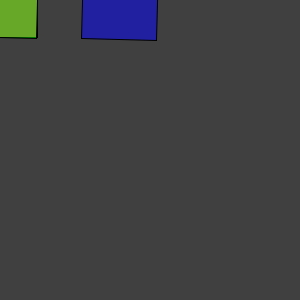
Frame 1 (no input)
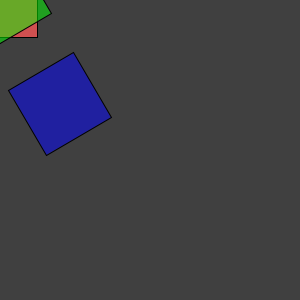
Frame 60 (the mouse pressed at the canvas centre just before this capture)
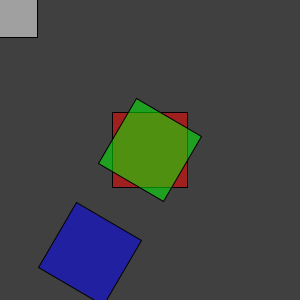
Frame 120 (the mouse held since frame 60 and released just before this capture)

The Processing sketch that drew these frames (run headless with seeded random() and noise(); from frame 60 on, the mouse is pressed at the canvas centre):

// Processing sketch: processing_23891
// ── processing_23891.pde

// transformations move the origin (0, 0) as well as rotate/scale the canvas

void setup() {
  size(300, 300);  
  smooth();
  rectMode(CENTER);
}

void draw() {
  background(64);
  
  // no transformations applied
  fill(255, 128);       // white
  rect(0, 0, 75, 75);
  
  // move the origin by a certain amount 
  translate(mouseX, mouseY);
  fill(255, 0, 0, 128);  // red
  rect(0, 0, 75, 75);
  
  // rotate the canvas (the angle should be in radians)
  rotate( radians(frameCount) );
  fill(0, 255, 0, 128);  // green
  rect(0, 0, 75, 75);
  
  // translate the origin again by 120 pixels to the right
  // note that "rotate" already turned the canvas, so the actual translation
  // is affected by the rotation!
  translate(120, 0);
  fill(0, 0, 255, 128);  // blue
  rect(0, 0, 75, 75);
}
